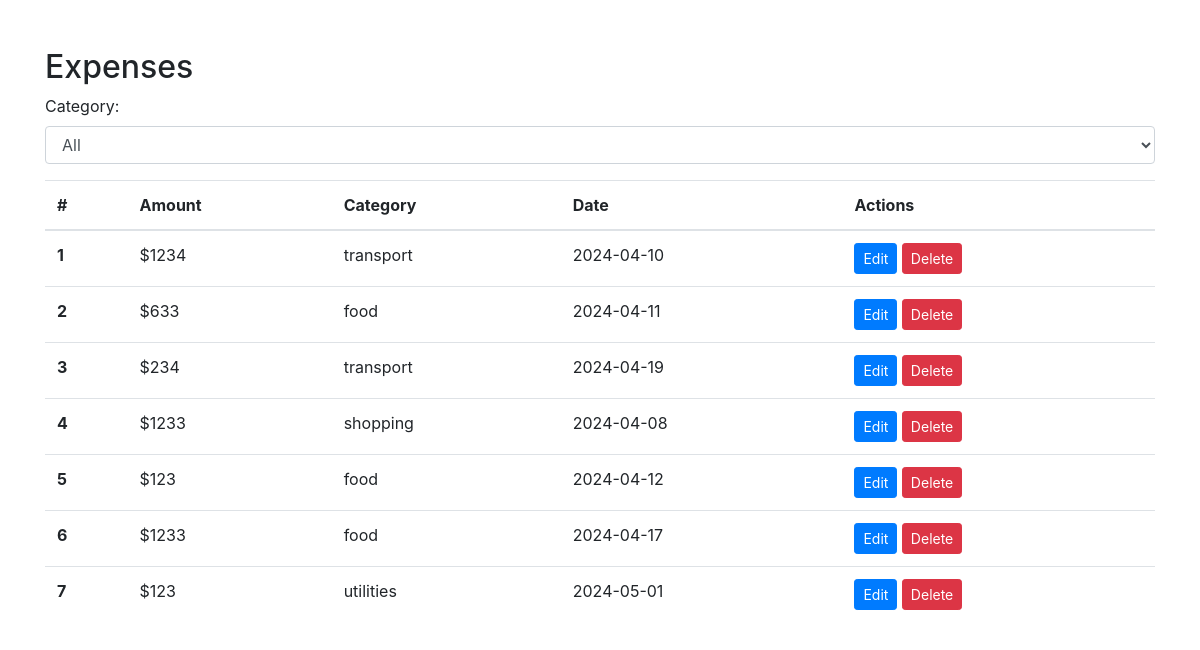
Page /viewexpense (signed in) on the earlier database version.
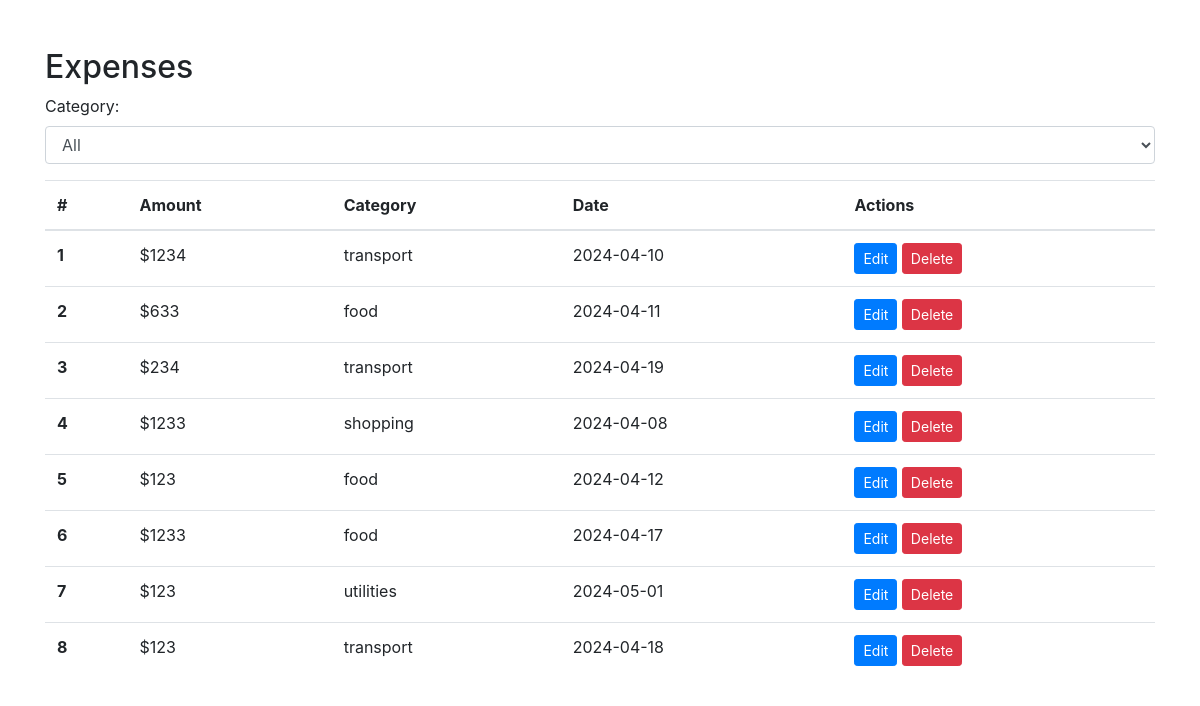
Same page on the later database version.
### tables this page shows
CREATE TABLE expense
                 (id INTEGER PRIMARY KEY AUTOINCREMENT, 
                 userid INTEGER,
                 amount DECIMAL(10, 2) NOT NULL,
                 category VARCHAR(50) NOT NULL,
                 description TEXT,
                 date DATE NOT NULL,
                 created_at TIMESTAMP DEFAULT CURRENT_TIMESTAMP);

### app.py (the view)
@app.route('/viewexpense')
def show_expenses():
    expenses = fetch_actual_expenses()
    conn = sqlite3.connect('expense_tracker.db')
    conn.row_factory = sqlite3.Row
    cur = conn.cursor()
    cur.execute("SELECT DISTINCT category FROM expense")
    categories = [row['category'] for row in cur.fetchall()]
    return render_template('viewexpense.html', expenses=expenses,categories=categories)

### app.py (called while the page is built)
def fetch_actual_expenses():
    conn = sqlite3.connect('expense_tracker.db')
    cur = conn.cursor()
    cur.execute("SELECT  id,amount, category, date FROM expense WHERE userid = ?", (session['userid'],))
    expenses = cur.fetchall()
    conn.close()
    return expenses

### templates/viewexpense.html (shortened to what this page needs)
<!DOCTYPE html>
<html lang="en">
<head>
    <link rel="stylesheet" href="https://stackpath.bootstrapcdn.com/bootstrap/4.5.2/css/bootstrap.min.css">
</head>
<body>
    <div class="container mt-5">
        <h2>Expenses</h2>
        <div class="filter-container mb-3">
            <label for="categoryFilter">Category:</label>
            <select id="categoryFilter" class="form-control">
                <option value="">All</option>
            </select>
        </div>
        <div class="row">
            <div class="col">
                <table class="table">
                    <thead>
                        <tr>
                            <th scope="col">#</th>
                            <th scope="col">Amount</th>
                            <th scope="col">Category</th>
                            <th scope="col">Date</th>
                            <th scope="col">Actions</th>
                        </tr>
                    </thead>
                    <tbody>
                        {% for expense in expenses %}
                    <tr>
                        <th scope="row">{{ loop.index }}</th>
                        <td>${{ expense[1] }}</td>
                        <td>{{ expense[2] }}</td>
                        <td>{{ expense[3] }}</td>
                        <td>
                            <a href="#" class="btn btn-sm btn-primary" onclick="loadPage('/edit/{{ expense[0] }}')">Edit</a>
                            <form action="#" method="post" style="display: inline;" onclick="loadPage('/delete/{{ expense[0] }}')" onsubmit="return confirm('Are you sure you want to delete this expense?');">
                                <input type="submit" value="Delete" class="btn btn-sm btn-danger">
                            </form>
                        </td>
                    </tr>
                          {% endfor %}
                    </tbody>
                </table>
            </div>
        </div>
    </div>
</body>
</html>

Differences in the rows shown:
added expense: amount "123", category "transport", date "2024-04-18"
